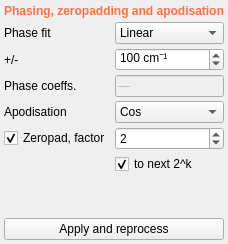
            <widget class="QWidget" name="twoD_phasingft_tab">
             <attribute name="title">
              <string>Phasing/FT</string>
             </attribute>
             <layout class="QVBoxLayout" name="twoD_phasingft_layout">
              <property name="spacing">
               <number>4</number>
              </property>
              <property name="leftMargin">
               <number>4</number>
              </property>
              <property name="topMargin">
               <number>4</number>
              </property>
              <property name="rightMargin">
               <number>4</number>
              </property>
              <property name="bottomMargin">
               <number>4</number>
              </property>
              <item>
               <widget class="QLabel" name="twoD_phasing_header">
                <property name="styleSheet">
                 <string notr="true">color: #ff7043; font-weight: bold;</string>
                </property>
                <property name="text">
                 <string>Phasing, zeropadding and apodisation</string>
                </property>
               </widget>
              </item>
              <item>
               <layout class="QGridLayout" name="twoD_phasing_grid">
                <property name="verticalSpacing">
                 <number>4</number>
                </property>
                <item row="0" column="0">
                 <widget class="QLabel" name="twoD_phase_fit_lbl">
                  <property name="text">
                   <string>Phase fit</string>
                  </property>
                 </widget>
                </item>
                <item row="0" column="1">
                 <widget class="QComboBox" name="twoD_phase_fit_cbx">
                  <item>
                   <property name="text">
                    <string>Linear</string>
                   </property>
                  </item>
                  <item>
                   <property name="text">
                    <string>Constant</string>
                   </property>
                  </item>
                  <item>
                   <property name="text">
                    <string>Quadratic</string>
                   </property>
                  </item>
                 </widget>
                </item>
                <item row="1" column="0">
                 <widget class="QLabel" name="twoD_phase_fit_range_lbl">
                  <property name="text">
                   <string>+/-</string>
                  </property>
                 </widget>
                </item>
                <item row="1" column="1">
                 <widget class="QSpinBox" name="twoD_phase_fit_range">
                  <property name="suffix">
                   <string> cm⁻¹</string>
                  </property>
                  <property name="maximum">
                   <number>10000</number>
                  </property>
                  <property name="value">
                   <number>100</number>
                  </property>
                 </widget>
                </item>
                <item row="2" column="0">
                 <widget class="QLabel" name="twoD_phase_coeffs_lbl">
                  <property name="text">
                   <string>Phase coeffs.</string>
                  </property>
                 </widget>
                </item>
                <item row="2" column="1">
                 <widget class="QLineEdit" name="twoD_phase_coeffs">
                  <property name="text">
                   <string>—</string>
                  </property>
                  <property name="readOnly">
                   <bool>true</bool>
                  </property>
                  <property name="enabled">
                   <bool>false</bool>
                  </property>
                 </widget>
                </item>
                <item row="3" column="0">
                 <widget class="QLabel" name="twoD_apodisation_lbl">
                  <property name="text">
                   <string>Apodisation</string>
                  </property>
                 </widget>
                </item>
                <item row="3" column="1">
                 <widget class="QComboBox" name="twoD_apodisation_cbx">
                  <item>
                   <property name="text">
                    <string>Cos</string>
                   </property>
                  </item>
                  <item>
                   <property name="text">
                    <string>Box</string>
                   </property>
                  </item>
                  <item>
                   <property name="text">
                    <string>Cos^2</string>
                   </property>
                  </item>
                  <item>
                   <property name="text">
                    <string>Cos^3</string>
                   </property>
                  </item>
                  <item>
                   <property name="text">
                    <string>Hanning</string>
                   </property>
                  </item>
                  <item>
                   <property name="text">
                    <string>Hamming</string>
                   </property>
                  </item>
                  <item>
                   <property name="text">
                    <string>None</string>
                   </property>
                  </item>
                 </widget>
                </item>
                <item row="4" column="0">
                 <widget class="QCheckBox" name="twoD_zeropad_chk">
                  <property name="text">
                   <string>Zeropad, factor</string>
                  </property>
                  <property name="checked">
                   <bool>true</bool>
                  </property>
                 </widget>
                </item>
                <item row="4" column="1">
                 <widget class="QSpinBox" name="twoD_zeropad_factor">
                  <property name="minimum">
                   <number>1</number>
                  </property>
                  <property name="value">
                   <number>2</number>
                  </property>
                 </widget>
                </item>
                <item row="5" column="1">
                 <widget class="QCheckBox" name="twoD_zeropad_next2k_chk">
                  <property name="text">
                   <string>to next 2^k</string>
                  </property>
                  <property name="checked">
                   <bool>true</bool>
                  </property>
                 </widget>
                </item>
               </layout>
              </item>
              <item>
               <spacer name="twoD_phasingft_verticalSpacer">
                <property name="orientation">
                 <enum>Qt::Orientation::Vertical</enum>
                </property>
                <property name="sizeHint" stdset="0">
                 <size>
                  <width>20</width>
                  <height>40</height>
                 </size>
                </property>
               </spacer>
              </item>
              <item>
               <widget class="QPushButton" name="twoD_apply_reprocess_btn">
                <property name="text">
                 <string>Apply and reprocess</string>
                </property>
               </widget>
              </item>
             </layout>
            </widget>
